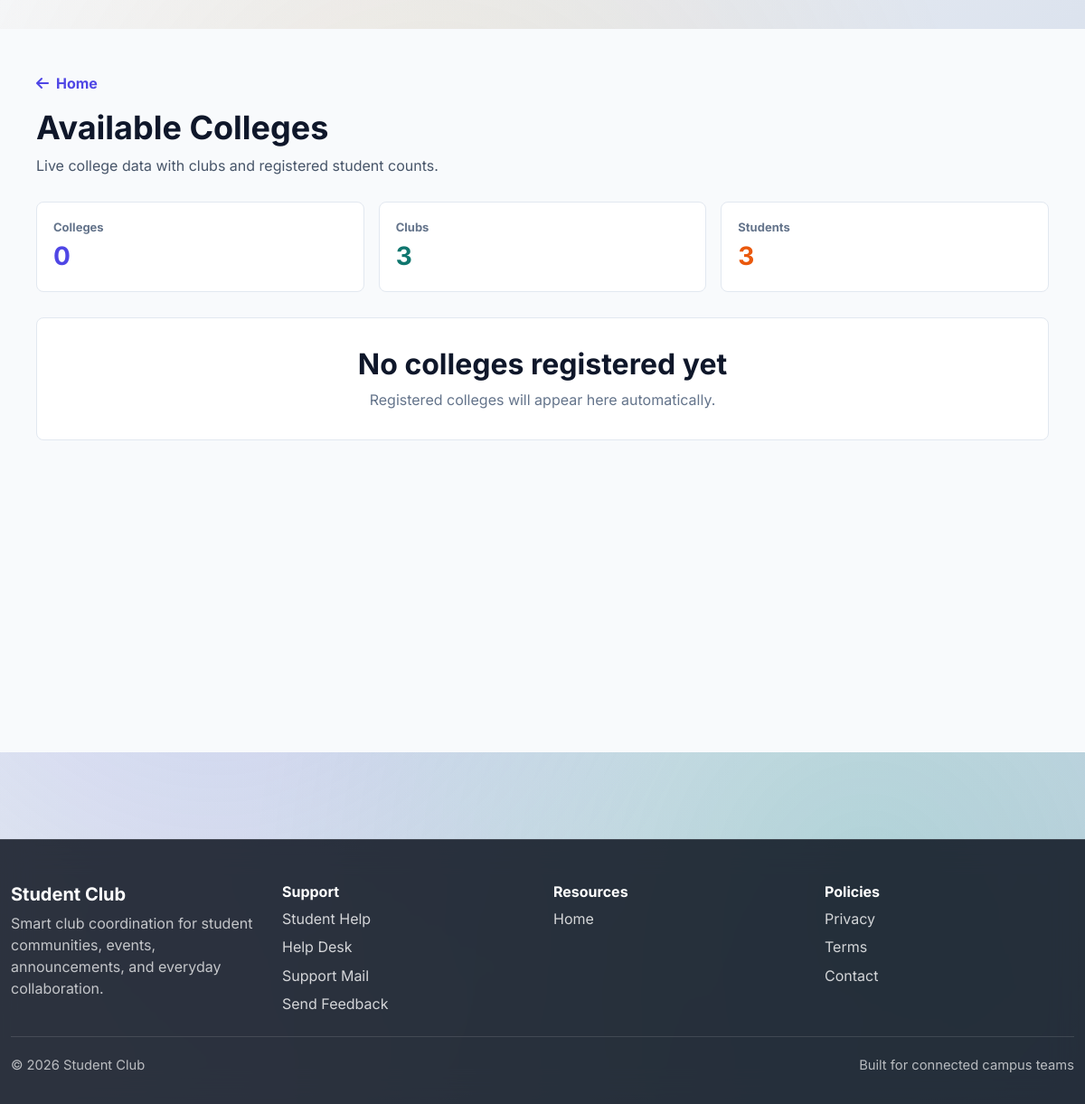
The app's page /colleges/, older data.
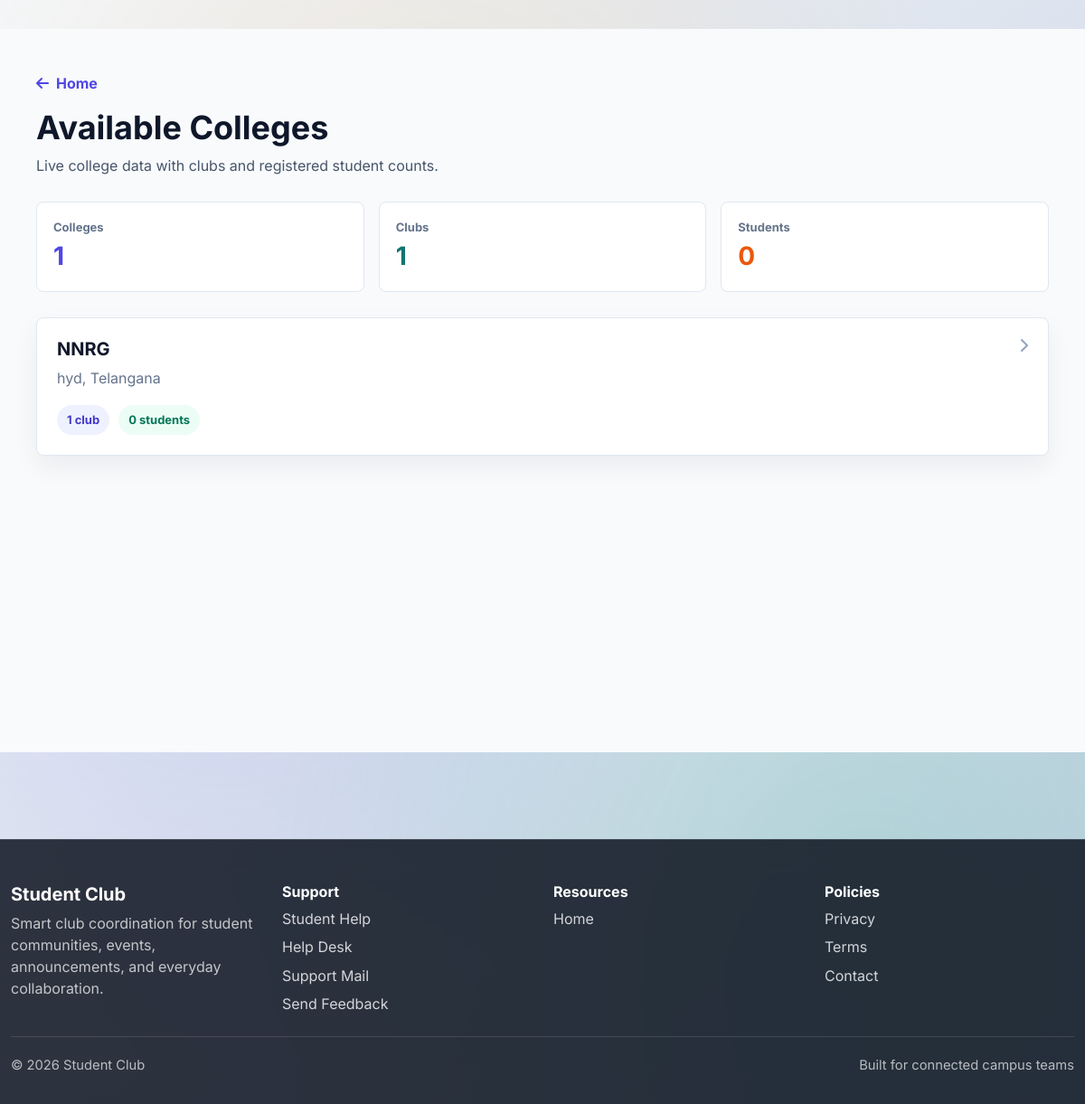
The same page, newer data.
### mainpage/models.py (models this page shows, shortened)
class College(models.Model):
    name = models.CharField(max_length=200, unique=True)
    email = models.EmailField(unique=True)
    admin_name = models.CharField(max_length=150)
    phone = models.CharField(max_length=15)
    address = models.TextField()
    city = models.CharField(max_length=100)
    state = models.CharField(max_length=100)
    pincode = models.CharField(max_length=10)
    registration_number = models.CharField(max_length=100, unique=True)
    is_verified = models.BooleanField(default=False)
    created_at = models.DateTimeField(auto_now_add=True)
    updated_at = models.DateTimeField(auto_now=True)
    class Meta:
        ordering = ['name']

### mainpage/views.py (the view)
# urls.py: path('colleges/', public_colleges, name='public_colleges'),
def public_colleges(request):
    colleges = College.objects.annotate(
        club_count=Count('clubs', distinct=True),
        student_count=Count('clubs__students', distinct=True),
    ).order_by('name')
    return render(request, 'mainpage/public_colleges.html', {
        'colleges': colleges,
        'stats': {
            'colleges_count': colleges.count(),
            'clubs_count': Club.objects.count(),
            'students_count': Student.objects.count(),
        },
    })

### mainpage/templates/mainpage/public_colleges.html (shortened to what this page needs)
{% extends 'mainpage/base.html' %}
{% block content %}
<section style="background: #f8fafc; min-height: 100vh; padding: 48px 20px;">
    <div style="max-width: 1120px; margin: 0 auto;">
        <div style="display: flex; justify-content: space-between; align-items: flex-start; gap: 20px; flex-wrap: wrap; margin-bottom: 28px;">
            <div>
                <a href="{% url 'home' %}" style="color: #4f46e5; font-weight: 700; text-decoration: none;">
                    <i class="fas fa-arrow-left me-2"></i>Home
                </a>
                <h1 style="font-size: 36px; color: #0f172a; margin: 16px 0 8px;">Available Colleges</h1>
                <p style="color: #475569; margin: 0;">Live college data with clubs and registered student counts.</p>
            </div>
        </div>
        <div style="display: grid; grid-template-columns: repeat(auto-fit, minmax(180px, 1fr)); gap: 16px; margin-bottom: 28px;">
            <div style="background: white; border: 1px solid #e2e8f0; border-radius: 8px; padding: 18px;">
                <span style="display: block; color: #64748b; font-size: 13px; font-weight: 700;">Colleges</span>
                <strong style="display: block; color: #4f46e5; font-size: 28px;">{{ stats.colleges_count }}</strong>
            </div>
            <div style="background: white; border: 1px solid #e2e8f0; border-radius: 8px; padding: 18px;">
                <span style="display: block; color: #64748b; font-size: 13px; font-weight: 700;">Clubs</span>
                <strong style="display: block; color: #0f766e; font-size: 28px;">{{ stats.clubs_count }}</strong>
            </div>
            <div style="background: white; border: 1px solid #e2e8f0; border-radius: 8px; padding: 18px;">
                <span style="display: block; color: #64748b; font-size: 13px; font-weight: 700;">Students</span>
                <strong style="display: block; color: #ea580c; font-size: 28px;">{{ stats.students_count }}</strong>
            </div>
        </div>
        {% if colleges %}
            <div style="display: grid; grid-template-columns: repeat(auto-fit, minmax(260px, 1fr)); gap: 18px;">
                {% for college in colleges %}
                    <a href="{% url 'public_college_detail' college.id %}" style="display: block; background: white; border: 1px solid #e2e8f0; border-radius: 8px; padding: 22px; text-decoration: none; color: inherit; box-shadow: 0 12px 28px rgba(15, 23, 42, 0.06);">
                        <div style="display: flex; align-items: flex-start; justify-content: space-between; gap: 12px;">
                            <div>
                                <h2 style="font-size: 20px; color: #0f172a; margin: 0 0 8px;">{{ college.name }}</h2>
                                <p style="color: #64748b; margin: 0;">{{ college.city }}, {{ college.state }}</p>
                            </div>
                            <i class="fas fa-chevron-right" style="color: #94a3b8;"></i>
                        </div>
                        <div style="display: flex; gap: 10px; flex-wrap: wrap; margin-top: 18px;">
                            <span style="background: #eef2ff; color: #4338ca; border-radius: 999px; padding: 7px 11px; font-size: 13px; font-weight: 700;">{{ college.club_count }} club{{ college.club_count|pluralize }}</span>
                            <span style="background: #ecfdf5; color: #047857; border-radius: 999px; padding: 7px 11px; font-size: 13px; font-weight: 700;">{{ college.student_count }} student{{ college.student_count|pluralize }}</span>
                        </div>
                    </a>
                {% endfor %}
            </div>
        {% else %}
            <div style="background: white; border: 1px solid #e2e8f0; border-radius: 8px; padding: 32px; text-align: center;">
                <h2 style="color: #0f172a; margin: 0 0 8px;">No colleges registered yet</h2>
                <p style="color: #64748b; margin: 0;">Registered colleges will appear here automatically.</p>
            </div>
        {% endif %}
    </div>
</section>
{% endblock %}

Row changes from the older to the newer data that the page shows:
added College: name "NNRG", city "hyd", state "Telangana", club_count "1", student_count "0"
Text that changed along with them:
{{ stats.colleges_count }}: "0" → "1"
{{ stats.clubs_count }}: "3" → "1"
{{ stats.students_count }}: "3" → "0"
text no longer shown: "No colleges registered yet Registered colleges will appear here automatically."
